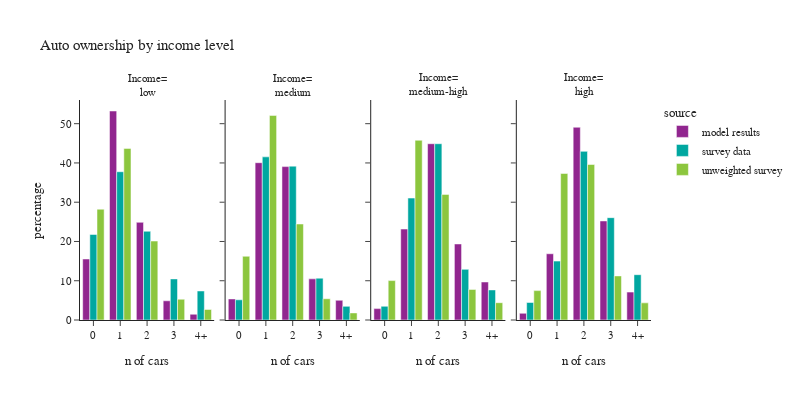

Notebook code for this chart:
### Code cell
plot_auto(hh_data,'hhincome_group','income level', 'Income')

### Figure 1 — Plotly figure (JSON) as saved in the notebook; plotly's stock layout.template omitted (floating-point values rounded to 4 significant figures)
{"data": [{"alignmentgroup": "True", "hovertemplate": "source=model results<br>hhincome_group=low<br>auto_ownership_simple=%{x}<br>percentage=%{y}<extra></extra>", "legendgroup": "model results", "marker": {"color": "#91268F", "pattern": {"shape": ""}}, "name": "model results", "offsetgroup": "model results", "orientation": "v", "showlegend": true, "textposition": "auto", "type": "bar", "x": ["0", "1", "2", "3", "4+"], "xaxis": "x", "y": [15.54, 53.23, 24.88, 4.891, 1.464], "yaxis": "y"}, {"alignmentgroup": "True", "hovertemplate": "source=model results<br>hhincome_group=medium<br>auto_ownership_simple=%{x}<br>percentage=%{y}<extra></extra>", "legendgroup": "model results", "marker": {"color": "#91268F", "pattern": {"shape": ""}}, "name": "model results", "offsetgroup": "model results", "orientation": "v", "showlegend": false, "textposition": "auto", "type": "bar", "x": ["0", "1", "2", "3", "4+"], "xaxis": "x2", "y": [5.366, 40.06, 39.06, 10.48, 5.021], "yaxis": "y2"}, {"alignmentgroup": "True", "hovertemplate": "source=model results<br>hhincome_group=medium-high<br>auto_ownership_simple=%{x}<br>percentage=%{y}<extra></extra>", "legendgroup": "model results", "marker": {"color": "#91268F", "pattern": {"shape": ""}}, "name": "model results", "offsetgroup": "model results", "orientation": "v", "showlegend": false, "textposition": "auto", "type": "bar", "x": ["0", "1", "2", "3", "4+"], "xaxis": "x3", "y": [2.898, 23.16, 44.89, 19.37, 9.68], "yaxis": "y3"}, {"alignmentgroup": "True", "hovertemplate": "source=model results<br>hhincome_group=high<br>auto_ownership_simple=%{x}<br>percentage=%{y}<extra></extra>", "legendgroup": "model results", "marker": {"color": "#91268F", "pattern": {"shape": ""}}, "name": "model results", "offsetgroup": "model results", "orientation": "v", "showlegend": false, "textposition": "auto", "type": "bar", "x": ["0", "1", "2", "3", "4+"], "xaxis": "x4", "y": [1.706, 16.87, 49.09, 25.23, 7.107], "yaxis": "y4"}, {"alignmentgroup": "True", "hovertemplate": "source=survey data<br>hhincome_group=low<br>auto_ownership_simple=%{x}<br>percentage=%{y}<extra></extra>", "legendgroup": "survey data", "marker": {"color": "#00A7A0", "pattern": {"shape": ""}}, "name": "survey data", "offsetgroup": "survey data", "orientation": "v", "showlegend": true, "textposition": "auto", "type": "bar", "x": ["0", "1", "2", "3", "4+"], "xaxis": "x", "y": [21.78, 37.77, 22.59, 10.46, 7.394], "yaxis": "y"}, {"alignmentgroup": "True", "hovertemplate": "source=survey data<br>hhincome_group=medium<br>auto_ownership_simple=%{x}<br>percentage=%{y}<extra></extra>", "legendgroup": "survey data", "marker": {"color": "#00A7A0", "pattern": {"shape": ""}}, "name": "survey data", "offsetgroup": "survey data", "orientation": "v", "showlegend": false, "textposition": "auto", "type": "bar", "x": ["0", "1", "2", "3", "4+"], "xaxis": "x2", "y": [5.143, 41.55, 39.19, 10.65, 3.471], "yaxis": "y2"}, {"alignmentgroup": "True", "hovertemplate": "source=survey data<br>hhincome_group=medium-high<br>auto_ownership_simple=%{x}<br>percentage=%{y}<extra></extra>", "legendgroup": "survey data", "marker": {"color": "#00A7A0", "pattern": {"shape": ""}}, "name": "survey data", "offsetgroup": "survey data", "orientation": "v", "showlegend": false, "textposition": "auto", "type": "bar", "x": ["0", "1", "2", "3", "4+"], "xaxis": "x3", "y": [3.489, 31.05, 44.9, 12.89, 7.663], "yaxis": "y3"}, {"alignmentgroup": "True", "hovertemplate": "source=survey data<br>hhincome_group=high<br>auto_ownership_simple=%{x}<br>percentage=%{y}<extra></extra>", "legendgroup": "survey data", "marker": {"color": "#00A7A0", "pattern": {"shape": ""}}, "name": "survey data", "offsetgroup": "survey data", "orientation": "v", "showlegend": false, "textposition": "auto", "type": "bar", "x": ["0", "1", "2", "3", "4+"], "xaxis": "x4", "y": [4.454, 15.0, 42.95, 26.06, 11.54], "yaxis": "y4"}, {"alignmentgroup": "True", "hovertemplate": "source=unweighted survey<br>hhincome_group=low<br>auto_ownership_simple=%{x}<br>percentage=%{y}<extra></extra>", "legendgroup": "unweighted survey", "marker": {"color": "#8CC63E", "pattern": {"shape": ""}}, "name": "unweighted survey", "offsetgroup": "unweighted survey", "orientation": "v", "showlegend": true, "textposition": "auto", "type": "bar", "x": ["0", "1", "2", "3", "4+"], "xaxis": "x", "y": [28.22, 43.71, 20.1, 5.287, 2.681], "yaxis": "y"}, {"alignmentgroup": "True", "hovertemplate": "source=unweighted survey<br>hhincome_group=medium<br>auto_ownership_simple=%{x}<br>percentage=%{y}<extra></extra>", "legendgroup": "unweighted survey", "marker": {"color": "#8CC63E", "pattern": {"shape": ""}}, "name": "unweighted survey", "offsetgroup": "unweighted survey", "orientation": "v", "showlegend": false, "textposition": "auto", "type": "bar", "x": ["0", "1", "2", "3", "4+"], "xaxis": "x2", "y": [16.23, 52.1, 24.45, 5.411, 1.804], "yaxis": "y2"}, {"alignmentgroup": "True", "hovertemplate": "source=unweighted survey<br>hhincome_group=medium-high<br>auto_ownership_simple=%{x}<br>percentage=%{y}<extra></extra>", "legendgroup": "unweighted survey", "marker": {"color": "#8CC63E", "pattern": {"shape": ""}}, "name": "unweighted survey", "offsetgroup": "unweighted survey", "orientation": "v", "showlegend": false, "textposition": "auto", "type": "bar", "x": ["0", "1", "2", "3", "4+"], "xaxis": "x3", "y": [10.04, 45.78, 31.99, 7.786, 4.409], "yaxis": "y3"}, {"alignmentgroup": "True", "hovertemplate": "source=unweighted survey<br>hhincome_group=high<br>auto_ownership_simple=%{x}<br>percentage=%{y}<extra></extra>", "legendgroup": "unweighted survey", "marker": {"color": "#8CC63E", "pattern": {"shape": ""}}, "name": "unweighted survey", "offsetgroup": "unweighted survey", "orientation": "v", "showlegend": false, "textposition": "auto", "type": "bar", "x": ["0", "1", "2", "3", "4+"], "xaxis": "x4", "y": [7.484, 37.32, 39.6, 11.23, 4.366], "yaxis": "y4"}], "layout": {"annotations": [{"font": {}, "showarrow": false, "text": "Income=<br>low", "x": 0.1175, "xanchor": "center", "xref": "paper", "y": 1.0, "yanchor": "bottom", "yref": "paper"}, {"font": {}, "showarrow": false, "text": "Income=<br>medium", "x": 0.3725, "xanchor": "center", "xref": "paper", "y": 1.0, "yanchor": "bottom", "yref": "paper"}, {"font": {}, "showarrow": false, "text": "Income=<br>medium-high", "x": 0.6275, "xanchor": "center", "xref": "paper", "y": 1.0, "yanchor": "bottom", "yref": "paper"}, {"font": {}, "showarrow": false, "text": "Income=<br>high", "x": 0.8825, "xanchor": "center", "xref": "paper", "y": 1.0, "yanchor": "bottom", "yref": "paper"}], "barmode": "group", "font": {"size": 11}, "height": 400, "legend": {"title": {"text": "source"}, "tracegroupgap": 0}, "title": {"text": "Auto ownership by income level"}, "width": 800, "xaxis": {"anchor": "y", "domain": [0.0, 0.235], "title": {"text": "n of cars"}}, "xaxis2": {"anchor": "y2", "domain": [0.255, 0.49], "matches": "x", "title": {"text": "n of cars"}}, "xaxis3": {"anchor": "y3", "domain": [0.51, 0.745], "matches": "x", "title": {"text": "n of cars"}}, "xaxis4": {"anchor": "y4", "domain": [0.765, 1.0], "matches": "x", "title": {"text": "n of cars"}}, "yaxis": {"anchor": "x", "domain": [0.0, 1.0], "title": {"text": "percentage"}}, "yaxis2": {"anchor": "x2", "domain": [0.0, 1.0], "matches": "y", "showticklabels": false}, "yaxis3": {"anchor": "x3", "domain": [0.0, 1.0], "matches": "y", "showticklabels": false}, "yaxis4": {"anchor": "x4", "domain": [0.0, 1.0], "matches": "y", "showticklabels": false}}}
